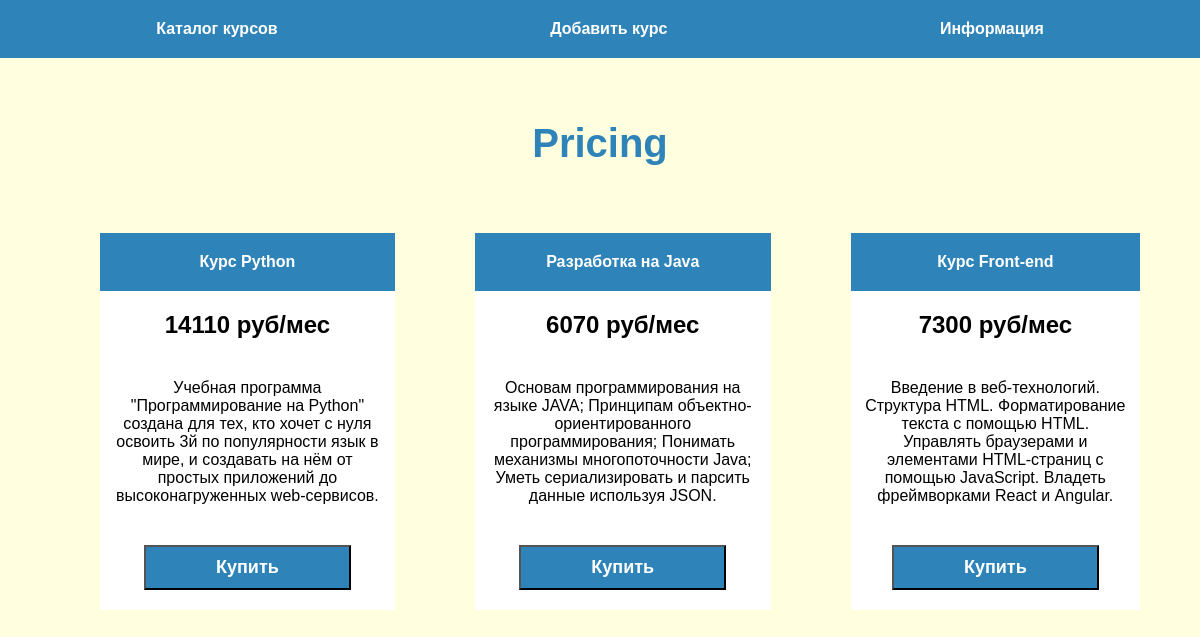
The page / on the database its author committed.
### tables this page shows
CREATE TABLE mainmenu(
    id INTEGER PRIMARY KEY AUTOINCREMENT,
    title TEXT NOT NULL,
    url TEXT NOT NULL
);

CREATE TABLE curses(
    id INTEGER PRIMARY KEY AUTOINCREMENT,
    title TEXT NOT NULL,
    text TEXT NOT NULL,
    cost TEXT NOT NULL
);

### dbsite.py (the view)
@app.route("/")
def index():
    db = get_db()
    dbase = FDataBase(db)
    return render_template('index.html', menu=dbase.get_menu(), title="Pricing", curses=dbase.get_curse_announce())

### FDataBase.py (called while the page is built)
    def get_menu(self):
        sql = "SELECT * FROM mainmenu"
        try:
            self.__cur.execute(sql)
            res = self.__cur.fetchall()
            if res:
                return res
        except IOError:
            print("Ошибка чтения из базы данных")
        return []

    def get_curse_announce(self):
        try:
            self.__cur.execute("SELECT id, title, text, cost FROM curses")
            res = self.__cur.fetchall()
            if res:
                return res
        except sqlite3.Error as e:
            print("Ошибка получения курсов из базы данных" + str(e))
        return []

### dbsite.py (called while the page is built)
def connect_db():
    con = sqlite3.connect(app.config['DATABASE'])
    con.row_factory = sqlite3.Row
    return con

def get_db():
    if not hasattr(g, 'link_db'):
        g.link_db = connect_db()
        return g.link_db

### templates/index.html
{% extends 'base.html' %}
{% block content %}
{{ super() }}
<ul class="two">
    {% for c in curses %}
    <li class="one">
        <p class="title">{{ c.title }}</p>
        <p class="cost">{{ c.text }}</p>
        <div class="text">{{ c.cost }}</div>
        <div class="back"><a href="{{ url_for('show_curse', id_curse=c.id)}}"><input class="button" type="submit" value="Купить"></a></div>
    </li>
    {% endfor %}
</ul>
{% endblock %}

### templates/base.html (shortened to what this page needs)
<!DOCTYPE html>
<html lang="en">
<head>
    <link rel="stylesheet" href="{{ url_for('static', filename='css/style.css') }}">
</head>
<body>
{% block content %}
    {% block mainmenu %}
        <ul class="menu">
            {% for m in menu %}
            <li>
                <a href="{{ m.url }}">{{ m.title }}</a>
            </li>
            {% endfor %}
        </ul>
    {% endblock %}
<div class="content">
    {% if title %}
    <h1 class="blue">{{ title }}</h1>
    {% else %}
    <h1>Про Flask</h1>
    {% endif %}
{% endblock %}
</div>
</body>
</html>

### static/css/style.css (style rules this page uses)
body { background: lightyellow; margin: 0; padding: 0; font-family: Verdana, Geneva, Tahoma, sans-serif; }
.menu { display: flex; justify-content: space-around; list-style: none; background: rgb(46, 131, 184); padding: 20px; margin-top: 0; }
.content { margin: 0 auto; max-width: 1200px; padding: 20px; box-sizing: border-box; text-align: center; }
.menu a { font-weight: bold; color: white; text-decoration: none; }
ul { list-style: none; }
.title { font-weight: bold; color: white; background: rgb(46, 131, 184); margin: 0; }
.button { font-weight: bold; color: white; background: rgb(46, 131, 184); font-size: large; padding: 10px 70px 10px; }
.title, .cost, .text { padding: 20px 10px; margin: 0; }
.text, .back, .cost { background: white; }
.cost { font-weight: bold; font-size: x-large; }
.blue { color: rgb(46, 131, 184); font-size: 40px; }
.back { padding: 20px; }
.one { padding: 40px; display: inline; }
.two { display: flex; }

### rows shown on the page
mainmenu: title "Каталог курсов"
mainmenu: title "Добавить курс"
mainmenu: title "Информация"
curses: title "Курс Python", text "14110 руб/мес", cost "Учебная программа \"Программирование на Python\" создана для тех, кто хочет с нуля освоить 3й по популярности язык в мире, и создавать на нём от простых приложений до высоконагруженных web-сервисов."
curses: title "Разработка на Java", text "6070 руб/мес", cost "Основам программирования на языке JAVA; Принципам объектно-ориентированного программирования; Понимать механизмы многопоточности Java; Уметь сериализировать и парсить данные используя JSON."
curses: title "Курс Front-end", text "7300 руб/мес", cost "Введение в веб-технологий. Структура HTML. Форматирование текста с помощью HTML. Управлять браузерами и элементами HTML-страниц с помощью JavaScript. Владеть фреймворками React и Angular."

### other values the page prints
{{ title }} "Pricing"
